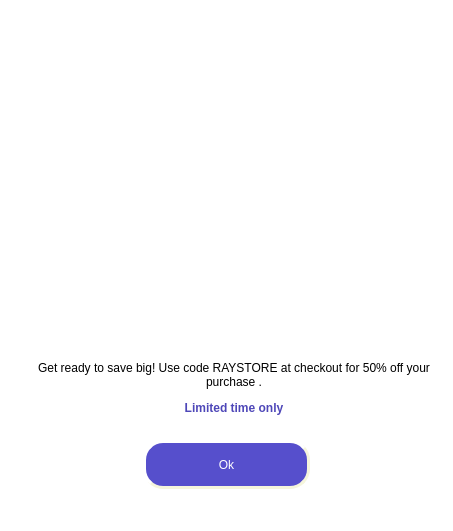
<?xml version="1.0" encoding="UTF-8"?>
<ui version="4.0">
 <class>DiscountWindow</class>
 <widget class="QMainWindow" name="DiscountWindow">
  <property name="geometry">
   <rect>
    <x>0</x>
    <y>0</y>
    <width>453</width>
    <height>531</height>
   </rect>
  </property>
  <property name="windowTitle">
   <string>MainWindow</string>
  </property>
  <property name="styleSheet">
   <string notr="true">background-color:white;</string>
  </property>
  <widget class="QWidget" name="centralwidget">
   <layout class="QGridLayout" name="gridLayout_3">
    <item row="0" column="0">
     <widget class="QWidget" name="verticalWidget" native="true">
      <property name="minimumSize">
       <size>
        <width>435</width>
        <height>487</height>
       </size>
      </property>
      <property name="maximumSize">
       <size>
        <width>435</width>
        <height>487</height>
       </size>
      </property>
      <layout class="QVBoxLayout" name="verticalLayout_2">
       <item>
        <widget class="QWidget" name="verticalWidget" native="true">
         <property name="minimumSize">
          <size>
           <width>433</width>
           <height>428</height>
          </size>
         </property>
         <property name="maximumSize">
          <size>
           <width>433</width>
           <height>428</height>
          </size>
         </property>
         <layout class="QVBoxLayout" name="verticalLayout">
          <item>
           <widget class="QLabel" name="label">
            <property name="minimumSize">
             <size>
              <width>431</width>
              <height>311</height>
             </size>
            </property>
            <property name="maximumSize">
             <size>
              <width>431</width>
              <height>311</height>
             </size>
            </property>
            <property name="styleSheet">
             <string notr="true">background-image: url(:/sign_in_dialogue/undraw_Happy_announcement_re_tsm0.png);</string>
            </property>
            <property name="text">
             <string/>
            </property>
            <property name="pixmap">
             <pixmap resource="qrc_main.qrc">:/discount/undraw_discount_d4bd.png</pixmap>
            </property>
            <property name="scaledContents">
             <bool>true</bool>
            </property>
            <property name="wordWrap">
             <bool>false</bool>
            </property>
           </widget>
          </item>
          <item>
           <layout class="QGridLayout" name="gridLayout_2">
            <item row="0" column="0">
             <widget class="QLabel" name="output_message">
              <property name="minimumSize">
               <size>
                <width>400</width>
                <height>101</height>
               </size>
              </property>
              <property name="maximumSize">
               <size>
                <width>400</width>
                <height>101</height>
               </size>
              </property>
              <property name="styleSheet">
               <string notr="true">QLabel {
	font: 10pt &quot;Eras Medium ITC&quot;;
	}</string>
              </property>
              <property name="text">
               <string>&lt;html&gt;&lt;head/&gt;&lt;body&gt;&lt;p align=&quot;center&quot;&gt;Get ready to save big! Use code RAYSTORE at checkout for 50% off your purchase .&lt;/p&gt;&lt;p align=&quot;center&quot;&gt;&lt;span style=&quot; font-weight:600; color:#4e47b8;&quot;&gt;Limited time only&lt;/span&gt;&lt;/p&gt;&lt;/body&gt;&lt;/html&gt;</string>
              </property>
              <property name="wordWrap">
               <bool>true</bool>
              </property>
             </widget>
            </item>
           </layout>
          </item>
         </layout>
        </widget>
       </item>
       <item>
        <layout class="QGridLayout" name="gridLayout">
         <item row="0" column="0">
          <widget class="QPushButton" name="ok">
           <property name="sizePolicy">
            <sizepolicy hsizetype="Ignored" vsizetype="Ignored">
             <horstretch>0</horstretch>
             <verstretch>0</verstretch>
            </sizepolicy>
           </property>
           <property name="minimumSize">
            <size>
             <width>167</width>
             <height>49</height>
            </size>
           </property>
           <property name="maximumSize">
            <size>
             <width>167</width>
             <height>49</height>
            </size>
           </property>
           <property name="styleSheet">
            <string notr="true">QPushButton {
	background-color:#564fcc;
	font: 10pt &quot;Eras Medium ITC&quot;;
	color:white;
	border-style: outset;
	border-width: 3px;
	border-radius: 20px;
	border-color: beige;

	}

QPushButton:hover {
	background-color:#f2f2f2;
	color:#6c63ff;
	border-color:#6c63ff;
    border-style:outset;
	font-weight:bold;
}</string>
           </property>
           <property name="text">
            <string>Ok</string>
           </property>
          </widget>
         </item>
        </layout>
       </item>
      </layout>
     </widget>
    </item>
   </layout>
  </widget>
  <widget class="QStatusBar" name="statusbar"/>
 </widget>
 <resources>
  <include location="qrc_main.qrc"/>
 </resources>
 <connections/>
</ui>
